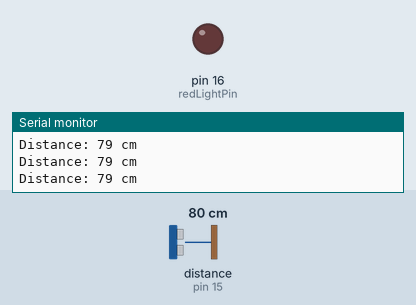
A sketch run on a simulated Arduino Uno, built with avr-gcc and run on an emulated ATmega328P. Shown: output pins drawn as LEDs (lit = HIGH), the last lines printed to the serial monitor. Wiring (inferred from the names in the program): ultrasonic range finder: trigger pin 14; echo pin 15. The test bench sets the inputs (shaded band); at power-on: distance to the obstacle (sensor on pin 15) 80 cm. The echo pulse lasts 58.3 µs per cm; pins used as bus, display or sensor lines are not drawn.

Above: at 1.2 s.
1.3 s: distance to the obstacle (sensor on pin 15) set to 8 cm
4.3 s: distance to the obstacle (sensor on pin 15) set to 5 cm
At 4.6 s:
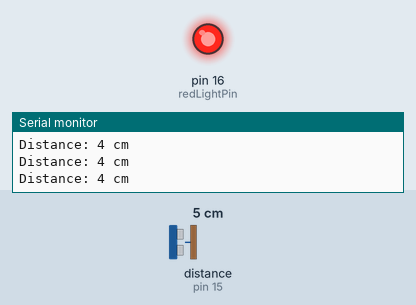
5.8 s: distance to the obstacle (sensor on pin 15) set to 9 cm
At 6.9 s:
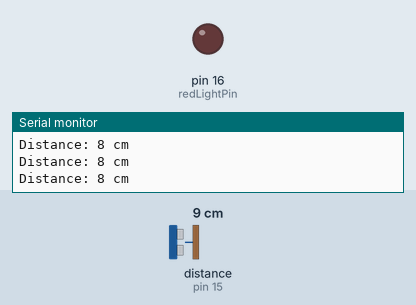
8.8 s: distance to the obstacle (sensor on pin 15) set to 2 cm
At 10.2 s:
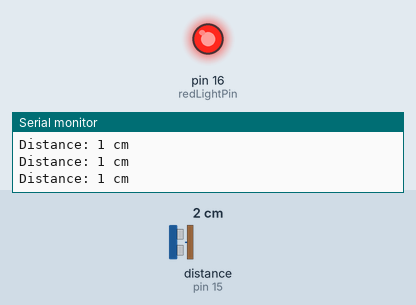
Timing chart, 0 to 11.3 s (numbered marks = the images above; inputs shaded):
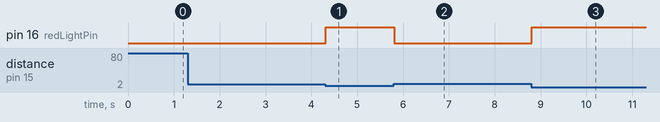

Measured:
- the behaviour switches between 7 and 6 cm on distance to the obstacle (sensor on pin 15) (found by bisection; images 0 and 1)
- after the input at 4.3 s, pin 16 (redLightPin): LOW → HIGH at once
- after the input at 5.8 s, pin 16 (redLightPin): HIGH → LOW at once
- after the input at 8.8 s, pin 16 (redLightPin): LOW → HIGH at once

The sketch:

check.ino
```cpp
// Define the analog pins used as digital pins
const int trigPin = 14; // A0
const int echoPin = 15; // A1
const int redLightPin = 16;

void setup() {
  Serial.begin(9600);
  pinMode(trigPin, OUTPUT);
  pinMode(echoPin, INPUT);
  pinMode(redLightPin, OUTPUT);
}

void loop() {
  long duration, distance;

  // Clear the trigPin
  digitalWrite(trigPin, LOW);
  delayMicroseconds(2);

  // Set the trigPin HIGH for 10 microseconds
  digitalWrite(trigPin, HIGH);
  delayMicroseconds(10);
  digitalWrite(trigPin, LOW);

  // Read the echoPin, returns the sound wave travel time in microseconds
  duration = pulseIn(echoPin, HIGH);

  // Calculate the distance
  distance = duration * 0.034 / 2;

  // If distance is less than 20 cm, turn on the red light
  if (distance < 6) {
    digitalWrite(redLightPin, HIGH);
  } else {
    digitalWrite(redLightPin, LOW);
  }

  // Print the distance on the Serial Monitor
  Serial.print("Distance: ");
  Serial.print(distance);
  Serial.println(" cm");

  // Wait 1 second before the next measurement
//  delay(1000);
}
```
